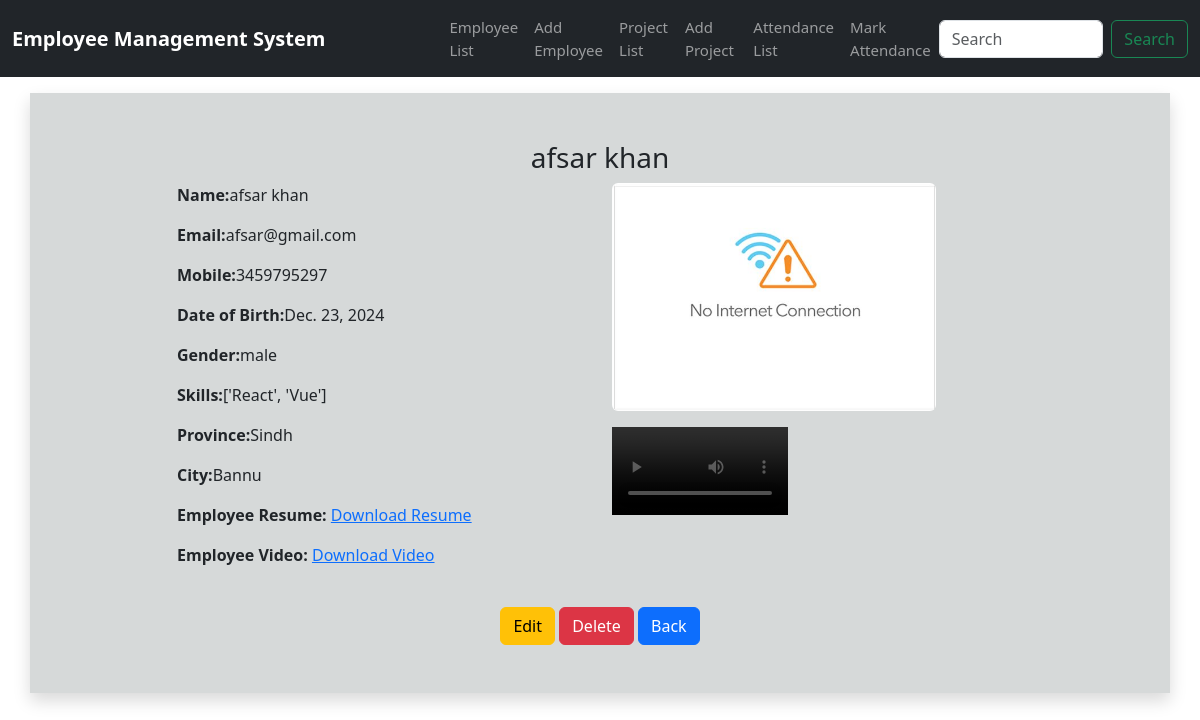
The app's page /employee_detail/4 with its own data.
### app1/models.py (models this page shows, shortened)
class Employee(models.Model):
    name = models.CharField(max_length=255)
    email = models.EmailField()
    mobile = models.PositiveIntegerField()
    date_of_birth = models.DateField(auto_now_add=False,auto_now=False,null=True)
    gender = models.CharField(max_length=25,choices=GENDER_CHOICES, default='others')
    skills = models.CharField(max_length=100,null=True,blank=True)
    state = models.CharField(max_length=200,choices=PROVINCE_CHOICES,default='Select Province')
    city = models.CharField(max_length=100)
    profile_picture = models.ImageField(upload_to='employee_profile_pictures/',null=True, blank=True)
    resume = models.FileField(upload_to='employee_resume/',null=True,blank=True)
    video = models.FileField(upload_to='employee_video/',blank=True,null=True)

### app1/views.py (the view)
# urls.py: path('employee_detail/<int:id>',views.employee_detail,name='employee_detail'),
def employee_detail(request,id):
    employee = Employee.objects.get(id=id)
    return render(request,'employee_detail.html',{'employee':employee})

### app1/templates/employee_detail.html
{% extends "base.html" %}
{% block content %}
<div class="row mt-3 shadow p-5" style="background-color:#d6d9d9">
    <h3 class='text-center'> {{ employee.name }} </h3>
    <div class="col-sm-5 offset-sm-1">
        <p> <strong>Name:</strong>{{ employee.name }}</p>
        <p> <strong>Email:</strong>{{ employee.email }}</p>
        <p> <strong>Mobile:</strong>{{ employee.mobile }}</p>
        <p> <strong>Date of Birth:</strong>{{ employee.date_of_birth }}</p>
        <p> <strong>Gender:</strong>{{ employee.gender }}</p>
        <p> <strong>Skills:</strong>{{ employee.skills}}</p>
        <p> <strong>Province:</strong>{{ employee.state }}</p>
        <p> <strong>City:</strong>{{ employee.city}}</p>
        <p> <strong>Employee Resume:</strong> {% if employee.resume %}
        <a href="{{ employee.resume.url }}">Download Resume</a>
        {% else %}
        <p>No resume uploaded.</p>
        {% endif %}
        <p> <strong>Employee Video:</strong> {% if employee.video %}
        <a href="employee.video.url">Download Video</a>
        {% else %}
        <p>No video uploaded.</p>
        {% endif %}
    </div>
    <div class="col-sm-4">
        <div class="row">
            <div class="image-container float-end">
            {% if employee.profile_picture %}
            <img src="{{ employee.profile_picture.url }}" alt="profile picuture" class="img-fluid rounded">
            {% endif %}
        </div>
        </div>
        <div class="row">
            <div class="video-container" style="max-width: 200px; height:auto;">
            {% if employee.video %}
                <video controls class="embed-responsive-item mt-3" style='width: 100%; height: auto;'
                 src="{{ employee.video.url }}" type="video/mp4"></video>
            {% endif %}
        </div>
        </div>
    </div>
    <div class="text-center mt-4">
        <button class="btn btn-warning ">Edit</button>
        <button class="btn btn-danger ">Delete</button>
        <button class="btn btn-primary ">Back</button>
    </div>
</div>
{% endblock content %}

### records on screen
Employee: name "afsar khan", email "afsar@gmail.com", mobile "3459795297", date_of_birth "Dec. 23, 2024", gender "male", skills "['React', 'Vue']", state "Sindh", city "Bannu", profile_picture (picture)
